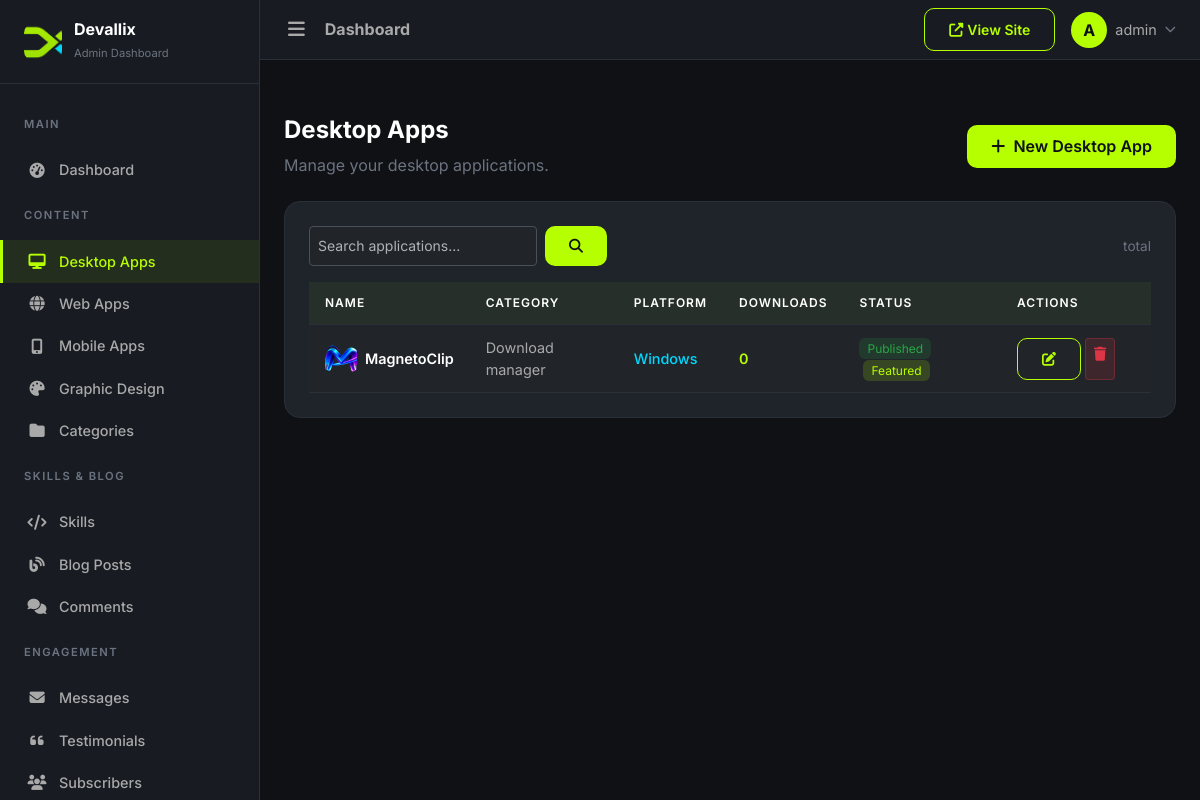
The app's page /dashboard/desktop-apps/ (signed in), older data.
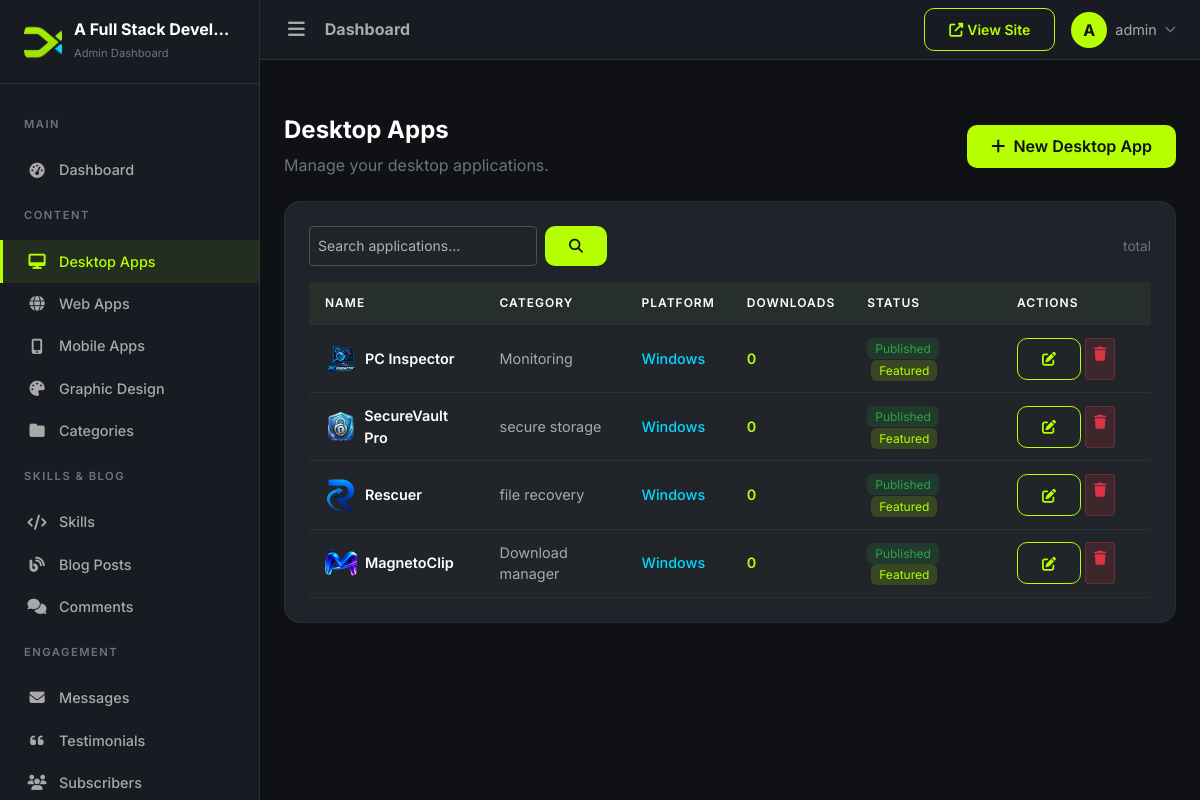
The same page, newer data.
### apps/core/models.py (models this page shows, shortened)
class SiteSettings(models.Model):
    site_name = models.CharField(max_length=200, default='DevPortfolio')
    site_tagline = models.CharField(max_length=300, blank=True)
    logo = models.ImageField(upload_to='uploads/site/', blank=True, null=True)
    favicon = models.ImageField(upload_to='uploads/site/', blank=True, null=True)
    hero_title = models.CharField(max_length=300, blank=True)
    hero_subtitle = models.TextField(blank=True)
    hero_cta_text = models.CharField(max_length=100, default='View Portfolio')
    hero_cta_url = models.CharField(max_length=300, default='/portfolio/')
    about_image = models.ImageField(upload_to='uploads/site/', blank=True, null=True)
    footer_text = models.TextField(blank=True)
    meta_title = models.CharField(max_length=200, blank=True)
    meta_description = models.TextField(blank=True)
    meta_keywords = models.TextField(blank=True)
    og_image = models.ImageField(upload_to='uploads/site/', blank=True, null=True)
    google_analytics_code = models.TextField(blank=True)
    email = models.EmailField(blank=True)
    phone = models.CharField(max_length=20, blank=True)
    address = models.TextField(blank=True)
    github_url = models.URLField(blank=True)
    linkedin_url = models.URLField(blank=True)
    twitter_url = models.URLField(blank=True)
    youtube_url = models.URLField(blank=True)
    facebook_url = models.URLField(blank=True)
    instagram_url = models.URLField(blank=True)
    updated_at = models.DateTimeField(auto_now=True)
    class Meta:
        verbose_name = 'Site Settings'
        verbose_name_plural = 'Site Settings'
    @classmethod
    def load(cls):
        obj, created = cls.objects.get_or_create(pk=1)
        return obj

### apps/desktop_apps/models.py (models this page shows, shortened)
class DesktopApplication(models.Model):
    PLATFORM_CHOICES = [
        ('windows', 'Windows'),
        ('macos', 'macOS'),
        ('linux', 'Linux'),
        ('cross_platform', 'Cross Platform'),
    ]
    LICENSE_CHOICES = [
        ('free', 'Free'),
        ('open_source', 'Open Source'),
        ('freemium', 'Freemium'),
        ('trial', 'Trial'),
        ('paid', 'Paid'),
    ]
    name = models.CharField(max_length=200)
    slug = models.SlugField(max_length=200, unique=True)
    category = models.ForeignKey(ApplicationCategory, on_delete=models.SET_NULL, null=True, related_name='applications')
    short_description = models.CharField(max_length=300)
    description = models.TextField()
    version = models.CharField(max_length=50, default='1.0.0')
    developer = models.CharField(max_length=200, blank=True)
    platform = models.CharField(max_length=20, choices=PLATFORM_CHOICES, default='windows')
    license_type = models.CharField(max_length=20, choices=LICENSE_CHOICES, default='free')
    file_size = models.CharField(max_length=50, blank=True)
    release_date = models.DateField(blank=True, null=True)
    minimum_requirements = models.TextField(blank=True)
    installation_instructions = models.TextField(blank=True)
    logo = models.ImageField(upload_to='uploads/app_icons/', blank=True, null=True)
    banner = models.ImageField(upload_to='uploads/app_banners/', blank=True, null=True)
    installer_url = models.URLField(
        'installer file URL', max_length=500, blank=True,
        help_text='Direct URL to the installer file (GitHub Releases, S3, Dropbox, etc.).',
    )
    zip_url = models.URLField(
        'ZIP file URL', max_length=500, blank=True,
        help_text='Optional direct URL to a ZIP archive of the app.',
    )
    website_url = models.URLField(blank=True)
    github_url = models.URLField(blank=True)
    featured = models.BooleanField(default=False)
    published = models.BooleanField(default=True)
    download_count = models.PositiveIntegerField(default=0)
    meta_title = models.CharField(max_length=200, blank=True)
    meta_description = models.TextField(blank=True)
    created_at = models.DateTimeField(auto_now_add=True)
    updated_at = models.DateTimeField(auto_now=True)
    class Meta:
        ordering = ['-created_at']
        verbose_name = 'Desktop Application'
        verbose_name_plural = 'Desktop Applications'

class ApplicationCategory(models.Model):
    name = models.CharField(max_length=100)
    slug = models.SlugField(max_length=100, unique=True)
    icon = models.CharField(max_length=100, blank=True)
    description = models.TextField(blank=True)
    display_order = models.PositiveIntegerField(default=0)
    class Meta:
        ordering = ['display_order']
        verbose_name = 'Application Category'
        verbose_name_plural = 'Application Categories'
    def __str__(self):
        return self.name

### apps/dashboard/views.py (the view)
# urls.py: path('desktop-apps/', views.AppListView.as_view(), name='app_list'),
class AppListView(DashboardLoginRequiredMixin, ListView):
    model = DesktopApplication
    template_name = 'dashboard/app_list.html'
    context_object_name = 'applications'
    paginate_by = 20
    def get_queryset(self):
        qs = DesktopApplication.objects.all()
        search = self.request.GET.get('q')
        if search:
            qs = qs.filter(name__icontains=search)
        return qs
    def get_context_data(self, **kwargs):
        context = super().get_context_data(**kwargs)
        context['search_query'] = self.request.GET.get('q', '')
        return context

### apps/core/context_processors.py (called while the page is built)
def site_settings_context(request):
    try:
        settings = SiteSettings.load()
    except Exception:
        settings = None
    return {'site_settings': settings}

### apps/dashboard/views.py (called while the page is built)
    def test_func(self):
        return self.request.user.is_authenticated and self.request.user.is_staff

### templates/dashboard/app_list.html (shortened to what the changed rows need)
{% extends 'dashboard/base_dashboard.html' %}
{% load humanize %}
{% block content %}
<div class="page-section">
    <div class="dashboard-card">
        <div class="table-responsive">
            <table class="table table-dashboard mb-0">
                <thead>
                    <tr>
                        <th>Name</th>
                        <th>Category</th>
                        <th>Platform</th>
                        <th>Downloads</th>
                        <th>Status</th>
                        <th style="width:150px;">Actions</th>
                    </tr>
                </thead>
                <tbody>
                    {% for app in applications %}
                    <tr>
                        <td>
                            <div class="d-flex align-items-center gap-2">
                                {% if app.logo %}
                                <img src="{{ app.logo.url }}" alt="{{ app.name }}" style="width:32px;height:32px;border-radius:8px;object-fit:cover;">
                                {% else %}
                                <div style="width:32px;height:32px;border-radius:8px;background:var(--accent);display:flex;align-items:center;justify-content:center;flex-shrink:0;">
                                    <i class="fas fa-cube" style="color:var(--bg-primary);font-size:0.8rem;"></i>
                                </div>
                                {% endif %}
                                <a href="{% url 'dashboard:app_detail' pk=app.pk %}" style="font-weight:600;color:var(--text-white);">{{ app.name }}</a>
                            </div>
                        </td>
                        <td style="color:var(--text-muted);">{{ app.category|default:"—" }}</td>
                        <td><span style="color:var(--accent-secondary);font-weight:500;">{{ app.get_platform_display }}</span></td>
                        <td><span style="color:var(--accent);font-weight:600;">{{ app.download_count|intcomma }}</span></td>
                        <td>
                            {% if app.published %}
                            <span style="background:rgba(40,167,69,0.15);color:#28a745;padding:3px 8px;border-radius:6px;font-size:0.75rem;">Published</span>
                            {% else %}
                            <span style="background:rgba(255,193,7,0.15);color:#ffc107;padding:3px 8px;border-radius:6px;font-size:0.75rem;">Draft</span>
                            {% endif %}
                            {% if app.featured %}
                            <span style="background:rgba(182,255,0,0.15);color:var(--accent);padding:3px 8px;border-radius:6px;font-size:0.75rem;margin-left:4px;">Featured</span>
                            {% endif %}
                        </td>
                        <td>
                            <div class="d-flex gap-1">
                                <a href="{% url 'dashboard:app_edit' pk=app.pk %}" class="btn btn-outline-accent btn-sm" title="Edit">
                                    <i class="fas fa-edit"></i>
                                </a>
                                <a href="{% url 'dashboard:app_delete' pk=app.pk %}" class="btn btn-sm" style="background:rgba(220,53,69,0.15);color:#dc3545;border:1px solid rgba(220,53,69,0.3);" title="Delete">
                                    <i class="fas fa-trash"></i>
                                </a>
                            </div>
                        </td>
                    </tr>
                    {% endfor %}
                </tbody>
            </table>
        </div>
    </div>
</div>
{% endblock %}

### templates/dashboard/includes/sidebar.html (shortened to what this page needs)
<nav class="sidebar" id="sidebar">
    <div class="sidebar-brand">
        {% if site_settings.logo %}
        <img src="{{ site_settings.logo.url }}" alt="{{ site_settings.site_name }}" style="width:38px;height:38px;border-radius:10px;object-fit:cover;">
        {% else %}
        <div class="brand-icon"><span>D</span></div>
        {% endif %}
        <div>
            <h5>{{ site_settings.site_name|default:'DevPortfolio' }}</h5>
            <small>Admin Dashboard</small>
        </div>
    </div>
    <div class="sidebar-nav">
        <div class="nav-section">
            <div class="nav-section-title">Main</div>
        </div>
        <a href="{% url 'dashboard:dashboard_home' %}" class="nav-link {% if request.resolver_match.url_name == 'dashboard_home' %}active{% endif %}">
            <i class="fas fa-tachometer-alt"></i> Dashboard
        </a>
        <div class="nav-section">
            <div class="nav-section-title">Content</div>
        </div>
        <a href="{% url 'dashboard:app_list' %}" class="nav-link {% if '/dashboard/desktop-apps/' in request.path %}active{% endif %}">
            <i class="fas fa-desktop"></i> Desktop Apps
        </a>
        <a href="{% url 'dashboard:project_list' %}" class="nav-link {% if '/dashboard/web-apps/' in request.path %}active{% endif %}">
            <i class="fas fa-globe"></i> Web Apps
        </a>
        <a href="{% url 'dashboard:mobile_app_list' %}" class="nav-link {% if '/dashboard/mobile-apps/' in request.path %}active{% endif %}">
            <i class="fas fa-mobile-alt"></i> Mobile Apps
        </a>
        <a href="{% url 'dashboard:design_list' %}" class="nav-link {% if '/dashboard/graphic-design/' in request.path %}active{% endif %}">
            <i class="fas fa-palette"></i> Graphic Design
        </a>
        <a href="{% url 'dashboard:category_list' %}" class="nav-link {% if 'category' in request.resolver_match.url_name %}active{% endif %}">
            <i class="fas fa-folder"></i> Categories
        </a>
        <div class="nav-section">
            <div class="nav-section-title">Skills & Blog</div>
        </div>
        <a href="{% url 'dashboard:skill_list' %}" class="nav-link {% if 'skill' in request.resolver_match.url_name %}active{% endif %}">
            <i class="fas fa-code"></i> Skills
        </a>
        <a href="{% url 'dashboard:blog_list' %}" class="nav-link {% if 'blog' in request.resolver_match.url_name and 'comment' not in request.resolver_match.url_name %}active{% endif %}">
            <i class="fas fa-blog"></i> Blog Posts
        </a>
        <a href="{% url 'dashboard:comment_list' %}" class="nav-link {% if 'comment' in request.resolver_match.url_name %}active{% endif %}">
            <i class="fas fa-comments"></i> Comments
        </a>
        <div class="nav-section">
            <div class="nav-section-title">Engagement</div>
        </div>
        <a href="{% url 'dashboard:message_list' %}" class="nav-link {% if 'message' in request.resolver_match.url_name %}active{% endif %}">
            <i class="fas fa-envelope"></i> Messages
        </a>
        <a href="{% url 'dashboard:testimonial_list' %}" class="nav-link {% if 'testimonial' in request.resolver_match.url_name %}active{% endif %}">
            <i class="fas fa-quote-left"></i> Testimonials
        </a>
        <a href="{% url 'dashboard:subscriber_list' %}" class="nav-link {% if 'subscriber' in request.resolver_match.url_name %}active{% endif %}">
            <i class="fas fa-users"></i> Subscribers
        </a>
    </div>
</nav>

Row changes from the older to the newer data that the page shows:
changed SiteSettings: site_name "Devallix" → "A Full Stack Devel…"
added DesktopApplication: logo (picture), name "PC Inspector", category "Monitoring", platform "Windows", download_count "0", published "Published", featured "Featured"
added DesktopApplication: logo (picture), name "SecureVault Pro", category "secure storage", platform "Windows", download_count "0", published "Published", featured "Featured"
added DesktopApplication: logo (picture), name "Rescuer", category "file recovery", platform "Windows", download_count "0", published "Published", featured "Featured"
